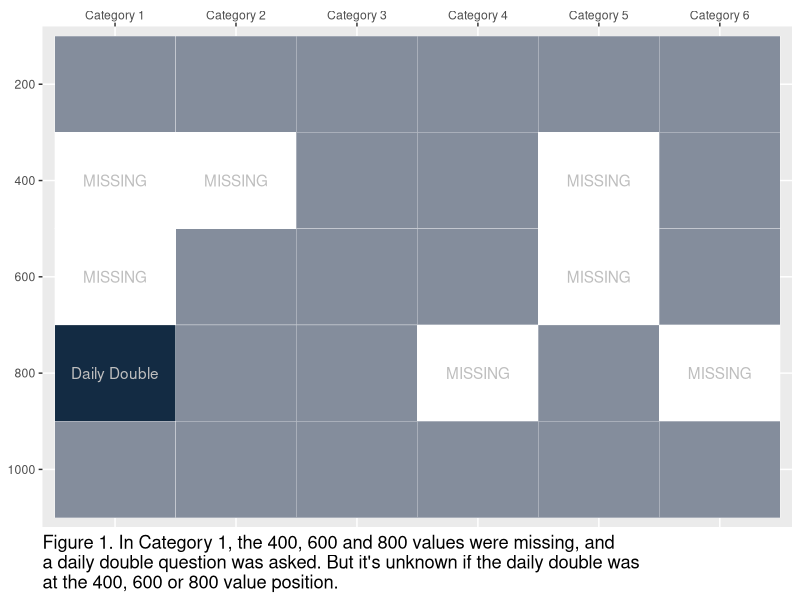
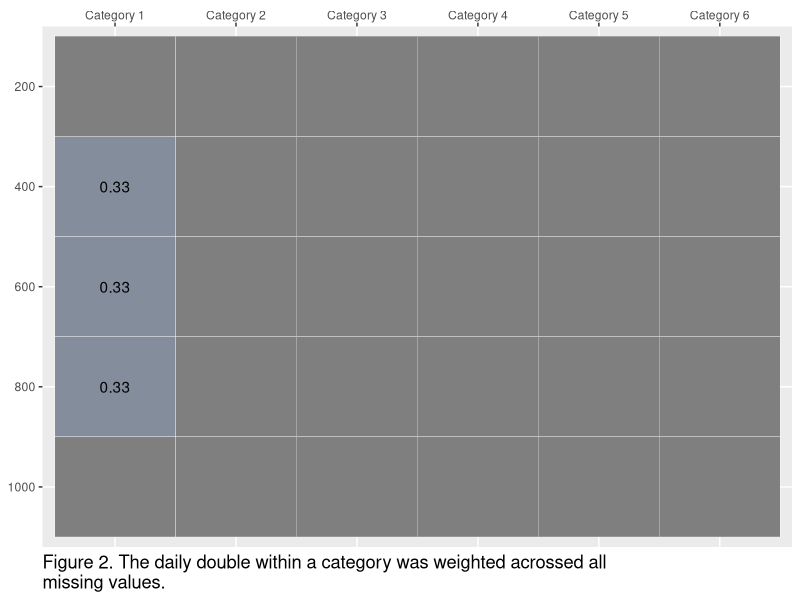

The R script that drew these images, in order:
## ---- chunk 1
library(tidyverse)
library(ggplot2)
jeopardy_board <- tibble(
  x_pos = c("Category 1", "Category 1", "Category 1", 
            "Category 1", "Category 1", 
            "Category 2", "Category 2", "Category 2", 
            "Category 2", "Category 2",
            "Category 3", "Category 3", "Category 3", 
            "Category 3", "Category 3", 
            "Category 4", "Category 4", "Category 4", 
            "Category 4", "Category 4", 
            "Category 5", "Category 5", "Category 5", 
            "Category 5", "Category 5",
            "Category 6", "Category 6", "Category 6", 
            "Category 6", "Category 6"),
  y_pos = c(200, 400, 600, 800, 1000, 
            200, 400, 600, 800, 1000,
            200, 400, 600, 800, 1000,
            200, 400, 600, 800, 1000,
            200, 400, 600, 800, 1000, 
            200, 400, 600, 800, 1000))

jeopardy_board <- jeopardy_board %>% 
  mutate(number_of_dd = c(1, 0, 0, 2, 1,
                          1, 0, 1, 1, 1,
                          1, 1, 1, 1, 1,
                          1, 1, 1, 0, 1,
                          1, 0, 0, 1, 1,
                          1, 1, 1, 0, 1),
          text = c(NA, "MISSING", "MISSING", "Daily Double", NA,
                          NA, "MISSING", NA, NA, NA,
                          NA, NA, NA, NA, NA,
                          NA, NA, NA, "MISSING", NA,
                          NA, "MISSING", "MISSING", NA, NA,
                          NA, NA, NA, "MISSING", NA)) 
weighted_jeopardy_board <- jeopardy_board %>% 
  mutate(number_of_dd = c(NA, 0.33, 0.33, 0.33, NA,
                          NA, NA, NA, NA, NA,
                          NA, NA, NA, NA, NA,
                          NA, NA, NA, NA, NA,
                          NA, NA, NA, NA, NA,
                          NA, NA, NA, NA, NA)) 

## ---- chunk 2
jeopardy_board %>% 
   mutate(y_pos = factor(y_pos), 
                        y_pos = factor(y_pos, levels = rev(levels(y_pos)))) %>% 
  ggplot(aes(x = x_pos, y = y_pos, fill = number_of_dd)) +
  geom_tile(color = "White", size = 0.1) +
  scale_fill_continuous(high = "#132B43", low = "white") + 
  labs(x = NULL, 
       y = NULL, 
       fill = NULL) +
  theme(legend.position = "none") + 
  geom_text(aes(label = text), color = "gray") +
  scale_x_discrete(position = "top") +
  labs(caption = paste0("Figure 1. In Category 1, the 400, 600 and 800 values",
  " were missing, and \na daily double question was asked. But it's unknown ",
  "if the daily double was \nat the 400, 600 or 800 value position.")) +
  theme(plot.caption = element_text(hjust = 0, size = rel(1.2)))
## ---- chunk 3
weighted_jeopardy_board %>% 
   mutate(y_pos = factor(y_pos), 
                        y_pos = factor(y_pos, levels = rev(levels(y_pos)))) %>% 
  ggplot(aes(x = x_pos, y = y_pos, fill = number_of_dd)) +
  geom_tile(color = "White", size = 0.1) +
  scale_fill_continuous(high = "#132B43", low = "white") + 
  labs(x = NULL, 
       y = NULL, 
       fill = NULL) +
  theme(legend.position = "none") + 
  geom_text(aes(label = number_of_dd)) +
  scale_x_discrete(position = "top") +
  labs(caption = paste0("Figure 2. The daily double within a category was ",
                        "weighted acrossed all \nmissing values.")) +
  theme(plot.caption = element_text(hjust = 0, size = rel(1.2)))
